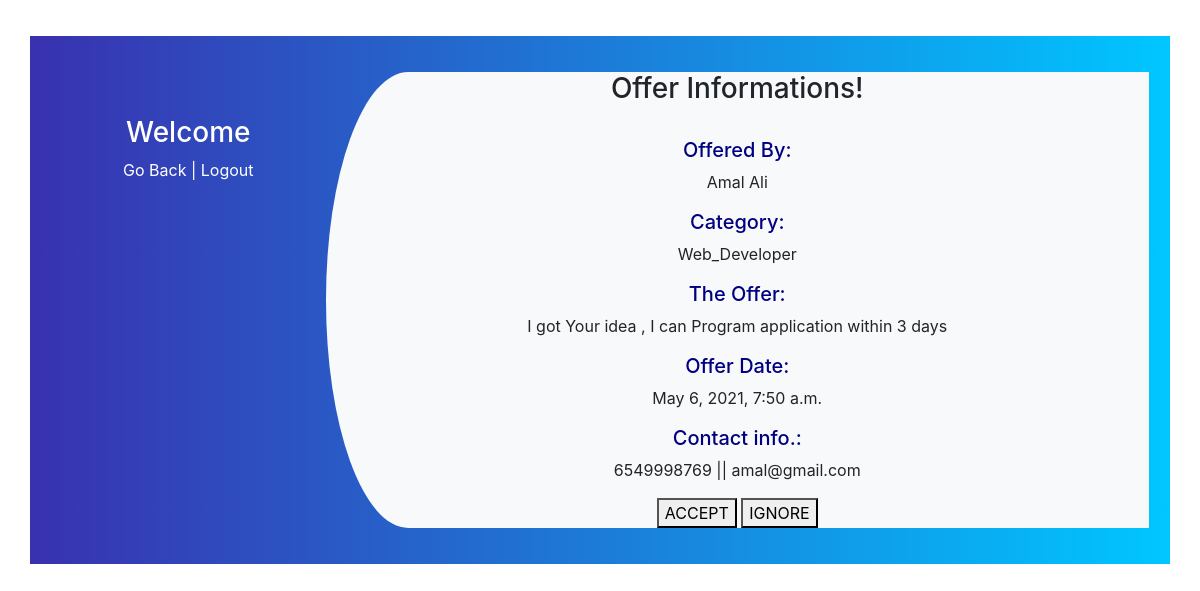
Page /view/2 on the committed database.
### app/models.py (models this page shows)
class Request(models.Model):
    request = models.CharField(max_length=250)
    offer_from=models.ForeignKey(Freelancer, related_name="request" ,on_delete = models.CASCADE,null=True)
    customer=models.ForeignKey(Customer, related_name="customer1" ,on_delete = models.CASCADE,null=True)
    project=models.ForeignKey(Project, related_name="project" ,on_delete = models.CASCADE,null=True)
    created_at = models.DateTimeField(auto_now_add=True)
    updated_at = models.DateTimeField(auto_now=True)

class Freelancer(models.Model):
    fname = models.CharField(max_length=30)
    lname = models.CharField(max_length=30)
    phone_no= models.IntegerField()
    email = models.CharField(max_length=30)
    category=models.CharField(max_length=30)
    password = models.CharField(max_length=30)
    created_at = models.DateTimeField(auto_now_add=True)
    updated_at = models.DateTimeField(auto_now=True)
    objects = UserManager()

### app/views.py (the view)
# urls.py: path('view/<int:id>', views.view),
def view(request,id):
    context={
        'request':Request.objects.get(id=id)
    }
    return render(request,'view.html',context)

### app/templates/view.html (shortened to what this page needs)
<!DOCTYPE html>
<html lang="en">
<head>
    {% load static %}
    <link rel="stylesheet" href="{% static 'style.css' %}">
    <link rel="stylesheet" href="https://cdnjs.cloudflare.com/ajax/libs/twitter-bootstrap/4.3.1/css/bootstrap.min.css">
</head>
<body>
    <div class="container register">
        <div class="row">
            <div class="col-md-3 register-left">
                <h3>Welcome {{request.session.fname}}
                </h3>
                <a href='/customer'>Go Back </a>|
                <a href='/logout'>Logout</a>
            </div>
            <div class="col-md-9 register-right">
                <h3> Offer Informations!  </h3><br>
                <h5>Offered By:</h5>
                <p>{{request.offer_from.fname}} {{request.offer_from.lname}}</p>
                <h5>Category:</h5>
                <p>{{request.offer_from.category}} </p>
                <h5>The Offer:</h5>
                <p>{{request.request}} </p>
                <h5>Offer Date:</h5>
                <p>{{request.created_at}} </p>
                <h5>Contact info.:</h5>
                <p>{{request.offer_from.phone_no}} || {{request.offer_from.email}}</p>
                <a href='/approved/{{request.id}}'><button>ACCEPT</button></a>
                <a href='#'><button>IGNORE</button></a>
            </div>
    </body>
</html>

### app/static/style.css (style rules this page uses)
.register { background: -webkit-linear-gradient(left, #3931af, #00c6ff); margin-top: 3%; padding: 3%; }
.register-left { text-align: center; color: #fff; margin-top: 4%; }
.register-right { background: #f8f9fa; border-top-left-radius: 10% 50%; border-bottom-left-radius: 10% 50%; }

### app/templates/view.html (style rules this page uses)
.register { background: -webkit-linear-gradient(left, #3931af, #00c6ff); margin-top: 3%; padding: 3%; }
.register-left { height: 300px; text-align: center; color: #fff; margin-top: 4%; }
.register-right { background: #f8f9fa; border-top-left-radius: 10% 50%; border-bottom-left-radius: 10% 50%; text-align: center; }
a { color:white; }
h5 { color:navy; }

### rows in the picture
Request: offer_from.fname "Amal", offer_from.lname "Ali", offer_from.category "Web_Developer", request "I got Your idea , I can Program application within 3 days", created_at "May 6, 2021, 7:50 a.m.", offer_from.phone_no "6549998769", offer_from.email "amal@gmail.com"
